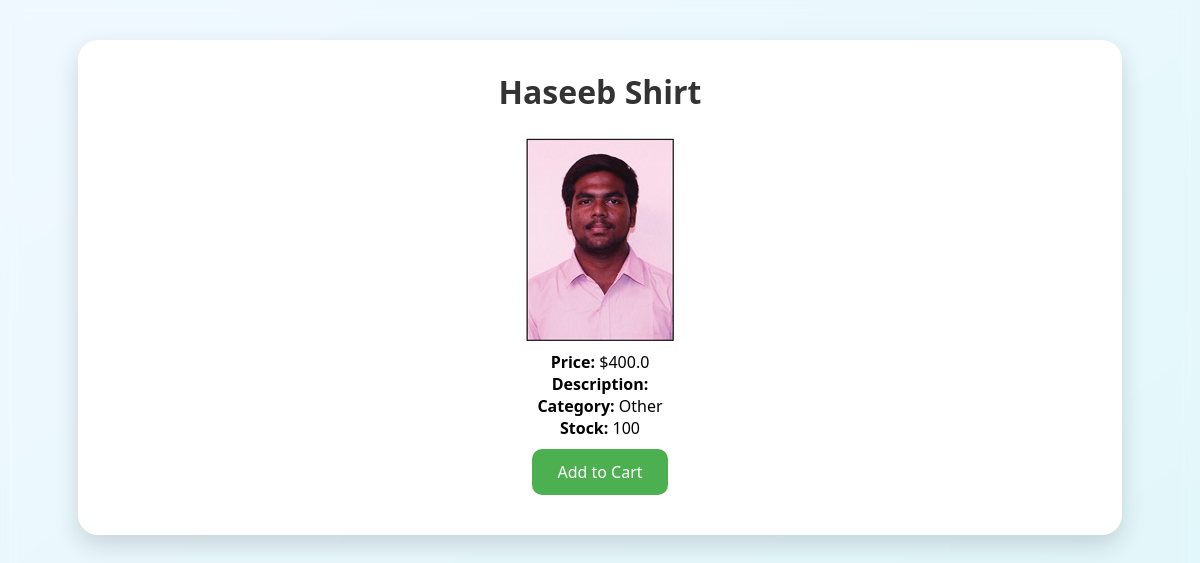
/product/7 (signed in), run on the app's committed database.
### tables this page shows
CREATE TABLE products (
                        id INTEGER PRIMARY KEY AUTOINCREMENT,
                        name TEXT,
                        price REAL,
                        image TEXT,
                        description TEXT,
                        category TEXT,
                        stock INTEGER DEFAULT 100
                    );

### app.py (the view)
@app.route('/product/<int:product_id>')
def product_detail(product_id):
    if 'user' not in session:
        return redirect('/login')
    with sqlite3.connect(DATABASE) as con:
        product = con.execute("SELECT * FROM products WHERE id=?",
                            (product_id,)).fetchone()
        if not product:
            flash("Product not found", 'error')
            return redirect('/products')
        orders = con.execute('''SELECT quantity, status, order_date
                              FROM orders
                              WHERE username=? AND product_id=?
                              ORDER BY order_date DESC''',
                           (session['user'], product_id)).fetchall()
    return render_template('product_detail.html',
                         product=product,
                         user_orders=orders)

### templates/product_detail.html (shortened to what this page needs)
<!DOCTYPE html>
<html>
<head>
    <link rel="stylesheet" href="{{ url_for('static', filename='style.css') }}">
</head>
<body>
    <div class="container">
        <h1>{{ product[1] }}</h1>
        <div class="product-detail">
            <img src="{{ url_for('static', filename=product[3]) }}"
                 alt="{{ product[1] }}"
                 onerror="this.src='{{ url_for('static', filename='images/default-product.png') }}'">
            <div class="product-info">
                <p><strong>Price:</strong> ${{ product[2] }}</p>
                <p><strong>Description:</strong> {{ product[4] }}</p>
                <p><strong>Category:</strong> {{ product[5] }}</p>
                <p><strong>Stock:</strong> {{ product[6] }}</p>
                <a href="/add_to_cart/{{ product[0] }}" class="btn">Add to Cart</a>
            </div>
        </div>
    </div>
</body>
</html>

### static/style.css (style rules this page uses)
body { background-image: url('/static/images/grocery_bg.jpg'); background-size: cover; background-position: center; background-attachment: fixed; margin: 0; min-height: 100vh; position: relative; }
body::before { content: ""; position: fixed; top: 0; left: 0; right: 0; bottom: 0; background: inherit; background-size: cover; background-position: center; filter: blur(8px); z-index: -1; }
.container, .form-container, .product-container, .center-box, .admin-container { background-color: rgba(255, 255, 255, 0.85); backdrop-filter: blur(2px); border-radius: 10px; padding: 20px; margin: 20px auto; box-shadow: 0 0 20px rgba(0, 0, 0, 0.1); }
body { background-image: url('/static/images/admin_bg.jpg'); background-size: cover; background-position: center; background-attachment: fixed; margin: 0; min-height: 100vh; position: relative; }
* { box-sizing: border-box; margin: 0; padding: 0; }
body { font-family: 'Segoe UI', Tahoma, Geneva, Verdana, sans-serif; background: linear-gradient(145deg, #f0f8ff, #e0f7fa); margin: 0; padding: 20px; display: flex; justify-content: center; align-items: flex-start; min-height: 100vh; animation: fadeIn 1s ease; }
.container, .form-container, .product-container, .center-box, .admin-container { background: #ffffff; padding: 30px; border-radius: 20px; box-shadow: 0 10px 25px rgba(0, 0, 0, 0.15); text-align: center; width: 90%; max-width: 1200px; margin: 20px auto; animation: scaleIn 0.6s ease; }
h1, h2, h3 { color: #333; margin-bottom: 20px; }
a { text-decoration: none; color: inherit; }
.btn { display: inline-block; margin: 10px 5px; padding: 12px 25px; background: #4caf50; color: #fff; border-radius: 10px; transition: all 0.3s ease; border: none; cursor: pointer; font-size: 16px; font-weight: 500; }

### data on the page
products: name "Haseeb Shirt", image (picture), price "400.0", category "Other", stock "100"
